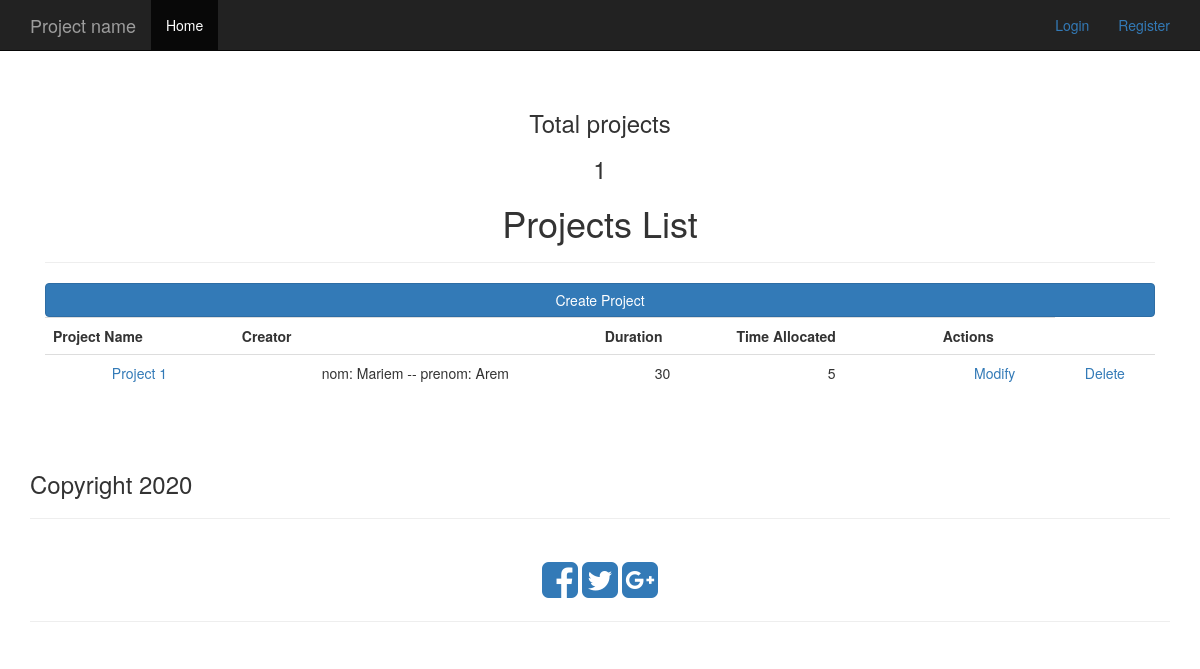
The app's page /hub/projects/list with its own data.
### hub/models.py (models this page shows, shortened)
class Project(models.Model):
    projectName = models.CharField('Titre du projet', max_length=30)
    projectDuration = models.IntegerField('Duree estimee', default=0)
    timeAllocated = models.IntegerField('Temps alloue',
                                        validators=[MinValueValidator(1), MaxValueValidator(10)])
    needs = models.TextField(max_length=250)
    description = models.TextField(max_length=250)
    created_at = models.DateTimeField(auto_now_add=True)
    updated_at = models.DateTimeField(
        auto_now=True)  # modifier pour chaque update
    isValid = models.BooleanField(default=False)
    creator = models.OneToOneField(
        Student,
        on_delete=models.CASCADE,
        related_name='project_owner'
    )
    supervisor = models.ForeignKey(
        Coach,
        on_delete=models.SET_NULL,
        blank=True,
        null=True,
        related_name='project_coach'
    )
    members = models.ManyToManyField(
        Student,
        through='MembershipInProject',
        related_name='les_membres',
        blank=True,
    )

class User(models.Model):
    user = models.OneToOneField(User, null=True, on_delete=models.CASCADE)
    lastName = models.CharField('Prenom', max_length=30)
    firstName = models.CharField('Nom', max_length=30)
    email = models.EmailField(
        'Email', validators=[is_esprit_email], null=False)
    def __str__(self):
        return ('nom: {} -- prenom: {}').format(self.lastName, self.firstName)

### hub/views.py (the view)
# urls.py: path('projects/list', project_ListView.as_view(), name="projectsLV"),
class project_ListView(ListView):
    model = Project
    template_name = 'hub/project_ListView.html'
    context_object_name = 'projects'
    fields = "__all__"
    ordering = ['-updated_at']

### hub/templates/hub/project_ListView.html
{% extends "hub/base.html" %}
{% block content %}
	<div class="col">
		<div class="col-md">
			<div class="card text-center text-white  mb-3" id="Total-Projects">
			  	<div class="card-header">
			  		<h3 class="card-title">Total projects</h3>
			  	</div>
			  	<div class="card-body">
			    	<h3 class="card-title">
                        {% if projects %}
                            {{ projects|length }}
                        {% endif %}
                    </h3>
			  	</div>
			</div>
		</div>
	</div>
    <h1>Projects List</h1>
    <hr>
    <div class="card card-body">
        <a class="btn btn-primary  btn-md btn-block" href="{% url 'project_New' %}">Create Project</a>
        {% if projects %}
            <table class="table table-md">
                <tr>
                    <th>Project Name</th>
                    <th>Creator</th>
                    <th> Duration </th>
                    <th> Time Allocated </th>
                    <th>Actions</th>
                </tr>
                    {% for p in projects %}
                        {% if p %}
                            <tr>
                                <td><a href="{% url 'projectDV' p.id %}">{{ p.projectName }}</a></td>
                                <td>{{ p.creator }}</td>
                                <td>{{ p.projectDuration }}</td>
                                <td>{{ p.timeAllocated }}</td>
                                <td><a href="{% url 'projectUpV' p.id %}">Modify</a></td>
                                <td><a href="{% url 'project_delete' p.id %}">Delete</a></td>
                            </tr>
                        {% endif %}
                        {% empty %}
                            <p>No available projects!</p>
                    {% endfor %}
            </table>
        {% else %}
            <p>No available projects!</p>
        {% endif %}
    </div>
{% endblock %}

### hub/templates/hub/base.html (style rules this page uses)
body { padding-top: 50px; }

### records on screen
Project: projectName "Project 1", creator "nom: Mariem -- prenom: Arem", projectDuration "30", timeAllocated "5"

### other values on screen
{{ projects|length }} "1"
